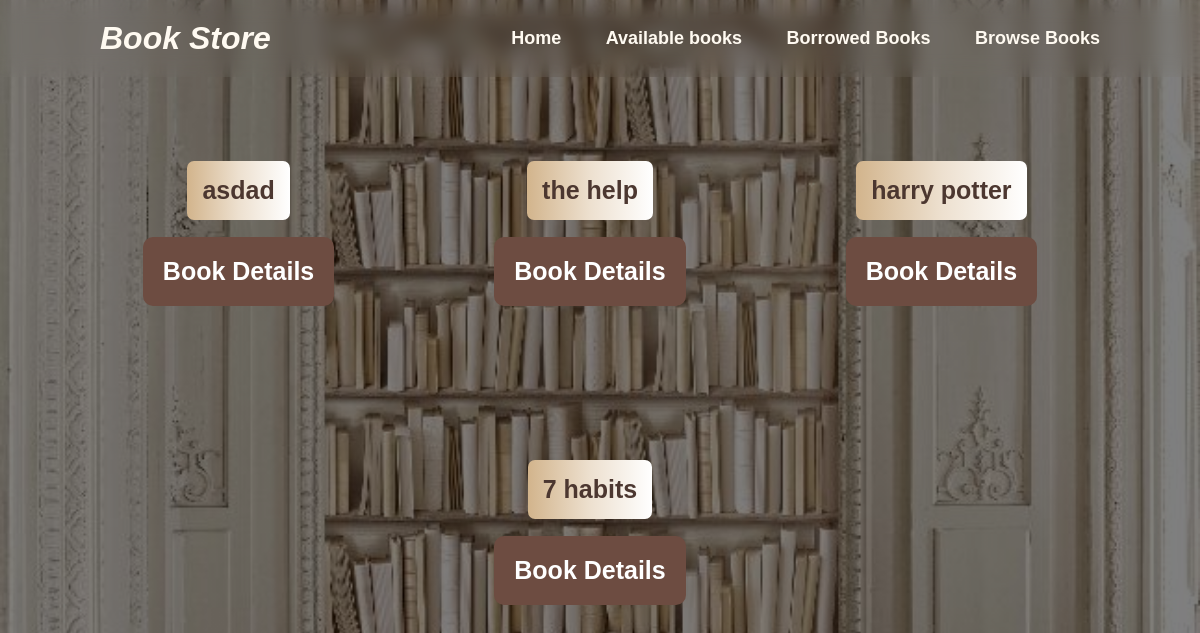
/user/browse/, run on an earlier commit of the app's database.
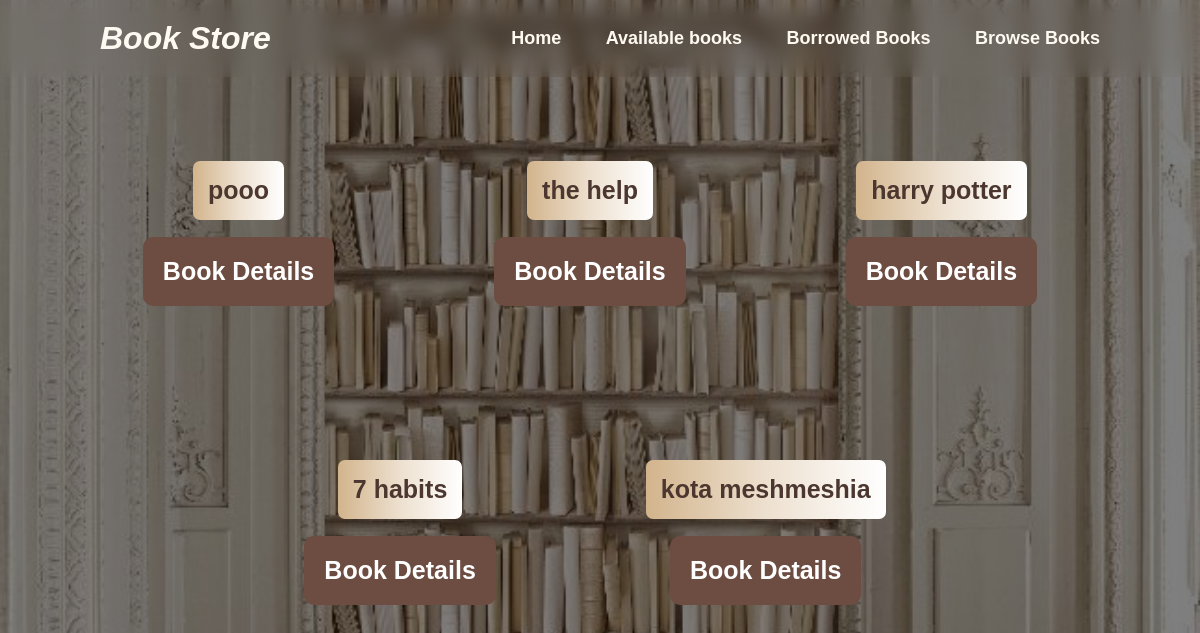
And on a later commit of the database.
### admins/models.py (models this page shows, shortened)
class Book(models.Model):
    categories = {"Adventure": "Adventure", "Romance": "Romance", "Self Help": "Self Help",
                  "Fantasia": "Fantasia", "Horror":  "Horror", "Historical Fiction": "Historical Fiction"}
    ava = {"Available": "Available", "Borrowed": "Borrowed"}
    b_id = models.CharField(primary_key=True, max_length=50)
    name = models.CharField(max_length=50)
    description = models.TextField(max_length=500)
    author = models.CharField(max_length=50)
    category = models.CharField(max_length=50, choices=categories)
    image = models.ImageField(upload_to='photos/')
    availability = models.CharField(max_length=12, default="Available", choices=ava)

### user/views.py (the view)
# urls.py: path('browse/', views.Browse, name='browse'),
def Browse(request):
    return render(request, 'user/browse-user.html', {'data': Book.objects.all()})

### templates/user/browse-user.html (shortened to what this page needs)
{%load static%}
<!DOCTYPE html>
<html lang="en">
<head>
    <link rel="stylesheet" href="{%static 'css/selectUserbook.css'%}">
    <link rel="stylesheet" href="{%static 'css/user-nav.css'%}">
</head>
<body>
    <header class="header">
        <a href="#" class="logo">Book Store</a>
        <nav class="navbar">
            <a href="../">Home</a>
            <a href="../view">Available books</a>
            <a href="../borrow">Borrowed Books</a>
            <a href="../browse">Browse Books</a>
        </nav>
    </header>
    <div class="books-container" id="books-container">
    {% for datum in data %}
       <div class="book">
        <p>{{ datum.name }}</p>
        <a href="{% url 'detail' datum.b_id %}"><button class="Detail-button" >Book Details</button></a>
       </div>
       {% endfor %}
    </div>
</body>
</html>

What changed in the data, as far as the page shows it:
changed Book: name "asdad" → "pooo"
added Book: name "kota meshmeshia"
